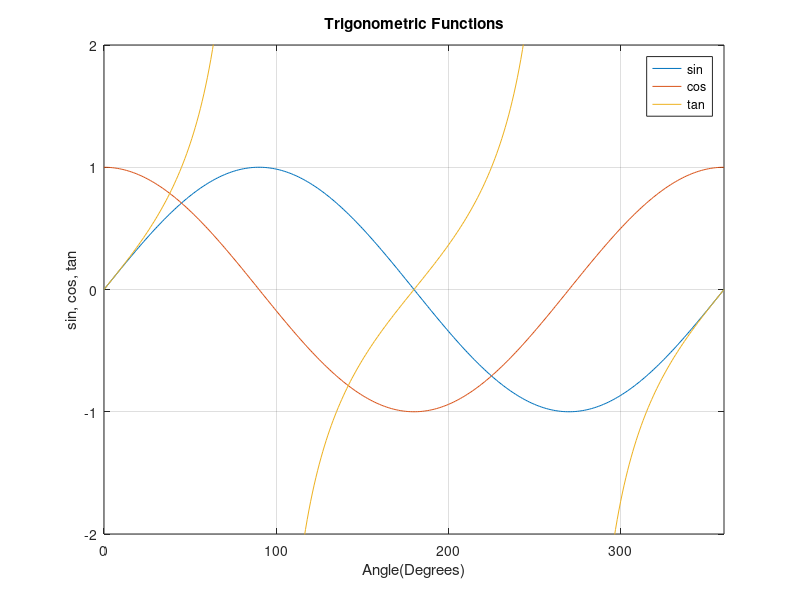

Recreate this plot in MATLAB.
% Filename: Tutorial_02_3
% Author:   Afeique Sheikh

% Program description:
% Purpose of this program is to demonstrate basic matrix operations,
% creation of tabular results, plotting, and the use of the diary command
% to write the contents of the command window to a file.

% clear command window and all variables
clc % clears contents of the command window
clear % clears all defined variables from the workspace
format compact % removes blank spaces in the output
               % remove the word 'compact' to restore default spacing
               
% the diary command appends all output sent to the command window to the
% file Tutorial_02_3_Output.txt
% "append" means it will add onto the file without emptying it:
% the file's previous contents will be preserved.
diary DavidWest

% output title and author to command window
fprintf('Output for Tutorial_02_3 written by Afeique Sheikh.\n\n')
fprintf('Output is also sent to a file: "Tutorial_02_3_Output.txt"\n')

% a matrix is a mathematical table of values containing rows and columns
% matrices also have mathematical operations and strict mathematical
% properties defining their behaviour
MatrixA = [1 2 3 4; 5 6 7 8; 9 10 11 12]

% individual matrix elements can be accessed using parentheses (row, col)
fprintf('MatrixA(2,3) = %i\n\n', MatrixA(2,3))
% elements of an entire row can be output using the colon operator
fprintf('Third row of MatrixA = %i %i %i %i\n\n', MatrixA(3,:))
% elements of an entire column can also be output using the colon operator
fprintf('Second column of MatrixA = \n\n%i \n%i \n%i\n\n', MatrixA(:,2))

% specialized matrices can be created with the ones, zeros, and eye
% functions
MatrixB = ones(2,3) % matrix with 2 rows, 3 columns filled with ones
MatrixC = ones(4) % matrix with 4 rows, 4 columns filled with ones
MatrixD = zeros(3,2) % matrix with 3 rows, 2 columns filled with zeros
IdentityMatrixE = eye(3) % creates a 3x3 identity matrix
                         % by definition, identity matrices are square
MatrixE = [1 1 1; 2 2 2; 3 3 3]
% when a matrix is multiplied by an identity matrix, the result is 
% the same matrix
MatrixE_X_IdentityMatrixE = MatrixE * IdentityMatrixE

% a matrix can be used to display a table of values
angles = [0:30:360]; % semicolon suppresses output
% table contains a 4 column trig table
table = [angles' sind(angles)' cosd(angles)' tand(angles)'];

% the disp() function is an alternative to fprintf()
% it implicitly appends a \n newline character at the end of the string
disp('Trig Table') % prints a heading
disp(' ') % prints a blank line
% outputs the table headings, adjust spacing here to align headings with
% values
disp(' Angle(Deg)   Sine      Cosine    Tangent')
disp(table) % outputs the values

% plotting the results
clear angles % clears variable angles
angles = [0:1:360]; % redefines with a smaller increment for plotting
plot(angles, sind(angles), angles, cosd(angles), angles, tand(angles))
% Adds title, axis labels, and gridlines
title('Trigonometric Functions')
xlabel('Angle(Degrees)')
ylabel('sin, cos, tan')
grid on

axis([0, 360, -2, 2]) % sets the xmin, xmax, ymin, ymax of a plot
legend('sin', 'cos', 'tan') % adds a legend to define each data set

diary off % turns off the diary command